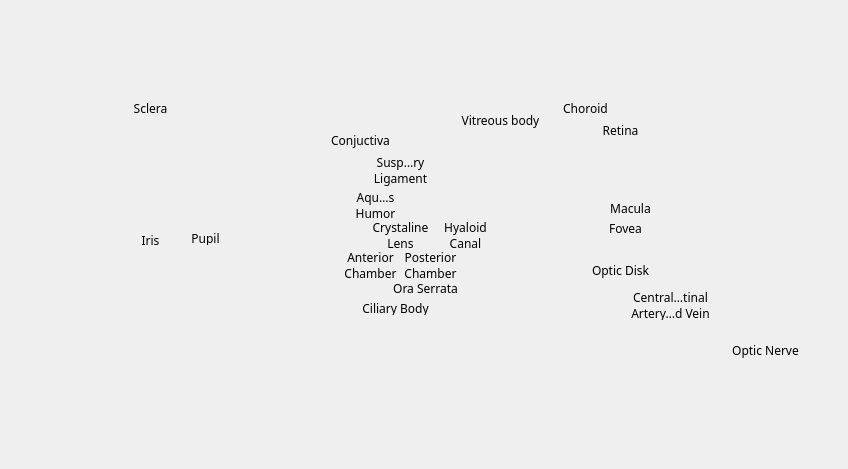
<?xml version="1.0" encoding="UTF-8"?>
<ui version="4.0">
 <class>EyeModel</class>
 <widget class="QWidget" name="EyeModel">
  <property name="geometry">
   <rect>
    <x>0</x>
    <y>0</y>
    <width>848</width>
    <height>469</height>
   </rect>
  </property>
  <property name="font">
   <font>
    <hintingpreference>PreferDefaultHinting</hintingpreference>
    <fontweight>Medium</fontweight>
   </font>
  </property>
  <property name="focusPolicy">
   <enum>Qt::FocusPolicy::NoFocus</enum>
  </property>
  <property name="windowTitle">
   <string>Dialog</string>
  </property>
  <widget class="QLabel" name="ImageEye">
   <property name="geometry">
    <rect>
     <x>0</x>
     <y>0</y>
     <width>851</width>
     <height>471</height>
    </rect>
   </property>
   <property name="minimumSize">
    <size>
     <width>491</width>
     <height>241</height>
    </size>
   </property>
   <property name="autoFillBackground">
    <bool>true</bool>
   </property>
   <property name="text">
    <string/>
   </property>
   <property name="pixmap">
    <pixmap>../../assets/halfeyeimage2.png</pixmap>
   </property>
   <property name="scaledContents">
    <bool>true</bool>
   </property>
  </widget>
  <widget class="QToolButton" name="Fovea">
   <property name="geometry">
    <rect>
     <x>600</x>
     <y>220</y>
     <width>51</width>
     <height>16</height>
    </rect>
   </property>
   <property name="font">
    <font>
     <family>Orbitron</family>
     <hintingpreference>PreferDefaultHinting</hintingpreference>
     <fontweight>Medium</fontweight>
    </font>
   </property>
   <property name="cursor">
    <cursorShape>PointingHandCursor</cursorShape>
   </property>
   <property name="text">
    <string>Fovea</string>
   </property>
   <property name="popupMode">
    <enum>QToolButton::ToolButtonPopupMode::InstantPopup</enum>
   </property>
   <property name="autoRaise">
    <bool>true</bool>
   </property>
  </widget>
  <widget class="QToolButton" name="VitreousBody">
   <property name="geometry">
    <rect>
     <x>460</x>
     <y>110</y>
     <width>81</width>
     <height>21</height>
    </rect>
   </property>
   <property name="font">
    <font>
     <family>Orbitron</family>
     <hintingpreference>PreferDefaultHinting</hintingpreference>
     <fontweight>Medium</fontweight>
    </font>
   </property>
   <property name="cursor">
    <cursorShape>PointingHandCursor</cursorShape>
   </property>
   <property name="text">
    <string>Vitreous body</string>
   </property>
   <property name="popupMode">
    <enum>QToolButton::ToolButtonPopupMode::InstantPopup</enum>
   </property>
   <property name="autoRaise">
    <bool>true</bool>
   </property>
  </widget>
  <widget class="QToolButton" name="CrystallineLens">
   <property name="geometry">
    <rect>
     <x>370</x>
     <y>220</y>
     <width>61</width>
     <height>31</height>
    </rect>
   </property>
   <property name="font">
    <font>
     <family>Orbitron</family>
     <hintingpreference>PreferDefaultHinting</hintingpreference>
     <fontweight>Medium</fontweight>
    </font>
   </property>
   <property name="cursor">
    <cursorShape>PointingHandCursor</cursorShape>
   </property>
   <property name="text">
    <string>Crystaline 
Lens</string>
   </property>
   <property name="popupMode">
    <enum>QToolButton::ToolButtonPopupMode::InstantPopup</enum>
   </property>
   <property name="autoRaise">
    <bool>true</bool>
   </property>
  </widget>
  <widget class="QToolButton" name="CilliaryBody">
   <property name="geometry">
    <rect>
     <x>360</x>
     <y>300</y>
     <width>71</width>
     <height>16</height>
    </rect>
   </property>
   <property name="font">
    <font>
     <family>Orbitron</family>
     <hintingpreference>PreferDefaultHinting</hintingpreference>
     <fontweight>Medium</fontweight>
    </font>
   </property>
   <property name="cursor">
    <cursorShape>PointingHandCursor</cursorShape>
   </property>
   <property name="text">
    <string>Ciliary Body</string>
   </property>
   <property name="popupMode">
    <enum>QToolButton::ToolButtonPopupMode::InstantPopup</enum>
   </property>
   <property name="autoRaise">
    <bool>true</bool>
   </property>
  </widget>
  <widget class="QToolButton" name="Retina">
   <property name="geometry">
    <rect>
     <x>600</x>
     <y>120</y>
     <width>41</width>
     <height>21</height>
    </rect>
   </property>
   <property name="font">
    <font>
     <family>Orbitron</family>
     <hintingpreference>PreferDefaultHinting</hintingpreference>
     <fontweight>Medium</fontweight>
    </font>
   </property>
   <property name="cursor">
    <cursorShape>PointingHandCursor</cursorShape>
   </property>
   <property name="text">
    <string>Retina</string>
   </property>
   <property name="popupMode">
    <enum>QToolButton::ToolButtonPopupMode::InstantPopup</enum>
   </property>
   <property name="autoRaise">
    <bool>true</bool>
   </property>
  </widget>
  <widget class="QToolButton" name="Choroid">
   <property name="geometry">
    <rect>
     <x>560</x>
     <y>100</y>
     <width>51</width>
     <height>16</height>
    </rect>
   </property>
   <property name="font">
    <font>
     <family>Orbitron</family>
     <hintingpreference>PreferDefaultHinting</hintingpreference>
     <fontweight>Medium</fontweight>
    </font>
   </property>
   <property name="cursor">
    <cursorShape>PointingHandCursor</cursorShape>
   </property>
   <property name="text">
    <string>Choroid</string>
   </property>
   <property name="popupMode">
    <enum>QToolButton::ToolButtonPopupMode::InstantPopup</enum>
   </property>
   <property name="autoRaise">
    <bool>true</bool>
   </property>
  </widget>
  <widget class="QToolButton" name="Sclera">
   <property name="geometry">
    <rect>
     <x>130</x>
     <y>100</y>
     <width>41</width>
     <height>16</height>
    </rect>
   </property>
   <property name="font">
    <font>
     <family>Orbitron</family>
     <hintingpreference>PreferDefaultHinting</hintingpreference>
     <fontweight>Medium</fontweight>
    </font>
   </property>
   <property name="cursor">
    <cursorShape>PointingHandCursor</cursorShape>
   </property>
   <property name="text">
    <string>Sclera</string>
   </property>
   <property name="popupMode">
    <enum>QToolButton::ToolButtonPopupMode::InstantPopup</enum>
   </property>
   <property name="autoRaise">
    <bool>true</bool>
   </property>
  </widget>
  <widget class="QToolButton" name="OpticNerve">
   <property name="geometry">
    <rect>
     <x>730</x>
     <y>340</y>
     <width>71</width>
     <height>21</height>
    </rect>
   </property>
   <property name="font">
    <font>
     <family>Orbitron</family>
     <hintingpreference>PreferDefaultHinting</hintingpreference>
     <fontweight>Medium</fontweight>
    </font>
   </property>
   <property name="cursor">
    <cursorShape>PointingHandCursor</cursorShape>
   </property>
   <property name="text">
    <string>Optic Nerve</string>
   </property>
   <property name="popupMode">
    <enum>QToolButton::ToolButtonPopupMode::InstantPopup</enum>
   </property>
   <property name="autoRaise">
    <bool>true</bool>
   </property>
  </widget>
  <widget class="QToolButton" name="RetinalArteryAndVein">
   <property name="geometry">
    <rect>
     <x>630</x>
     <y>290</y>
     <width>81</width>
     <height>31</height>
    </rect>
   </property>
   <property name="font">
    <font>
     <family>Orbitron</family>
     <hintingpreference>PreferDefaultHinting</hintingpreference>
     <fontweight>Medium</fontweight>
    </font>
   </property>
   <property name="cursor">
    <cursorShape>PointingHandCursor</cursorShape>
   </property>
   <property name="acceptDrops">
    <bool>false</bool>
   </property>
   <property name="accessibleDescription">
    <string/>
   </property>
   <property name="autoFillBackground">
    <bool>false</bool>
   </property>
   <property name="text">
    <string>Central Retinal 
Artery and Vein</string>
   </property>
   <property name="iconSize">
    <size>
     <width>17</width>
     <height>16</height>
    </size>
   </property>
   <property name="autoRepeatInterval">
    <number>98</number>
   </property>
   <property name="popupMode">
    <enum>QToolButton::ToolButtonPopupMode::InstantPopup</enum>
   </property>
   <property name="toolButtonStyle">
    <enum>Qt::ToolButtonStyle::ToolButtonTextOnly</enum>
   </property>
   <property name="autoRaise">
    <bool>true</bool>
   </property>
  </widget>
  <widget class="QToolButton" name="AgueousHumor">
   <property name="geometry">
    <rect>
     <x>350</x>
     <y>190</y>
     <width>51</width>
     <height>31</height>
    </rect>
   </property>
   <property name="font">
    <font>
     <family>Orbitron</family>
     <hintingpreference>PreferDefaultHinting</hintingpreference>
     <fontweight>Medium</fontweight>
    </font>
   </property>
   <property name="cursor">
    <cursorShape>PointingHandCursor</cursorShape>
   </property>
   <property name="text">
    <string>Aqueous 
Humor</string>
   </property>
   <property name="popupMode">
    <enum>QToolButton::ToolButtonPopupMode::InstantPopup</enum>
   </property>
   <property name="autoRaise">
    <bool>true</bool>
   </property>
  </widget>
  <widget class="QToolButton" name="PosteriorChamber">
   <property name="geometry">
    <rect>
     <x>400</x>
     <y>250</y>
     <width>61</width>
     <height>31</height>
    </rect>
   </property>
   <property name="font">
    <font>
     <family>Orbitron</family>
     <hintingpreference>PreferDefaultHinting</hintingpreference>
     <fontweight>Medium</fontweight>
    </font>
   </property>
   <property name="cursor">
    <cursorShape>PointingHandCursor</cursorShape>
   </property>
   <property name="text">
    <string>Posterior 
Chamber</string>
   </property>
   <property name="popupMode">
    <enum>QToolButton::ToolButtonPopupMode::InstantPopup</enum>
   </property>
   <property name="autoRaise">
    <bool>true</bool>
   </property>
  </widget>
  <widget class="QToolButton" name="Conjuctiva">
   <property name="geometry">
    <rect>
     <x>330</x>
     <y>130</y>
     <width>61</width>
     <height>21</height>
    </rect>
   </property>
   <property name="font">
    <font>
     <family>Orbitron</family>
     <hintingpreference>PreferDefaultHinting</hintingpreference>
     <fontweight>Medium</fontweight>
    </font>
   </property>
   <property name="cursor">
    <cursorShape>PointingHandCursor</cursorShape>
   </property>
   <property name="text">
    <string>Conjuctiva</string>
   </property>
   <property name="popupMode">
    <enum>QToolButton::ToolButtonPopupMode::InstantPopup</enum>
   </property>
   <property name="autoRaise">
    <bool>true</bool>
   </property>
  </widget>
  <widget class="QToolButton" name="SuspensoryLigament">
   <property name="geometry">
    <rect>
     <x>370</x>
     <y>150</y>
     <width>61</width>
     <height>41</height>
    </rect>
   </property>
   <property name="font">
    <font>
     <family>Orbitron</family>
     <hintingpreference>PreferDefaultHinting</hintingpreference>
     <fontweight>Medium</fontweight>
    </font>
   </property>
   <property name="cursor">
    <cursorShape>PointingHandCursor</cursorShape>
   </property>
   <property name="text">
    <string>Suspensory 
Ligament</string>
   </property>
   <property name="popupMode">
    <enum>QToolButton::ToolButtonPopupMode::InstantPopup</enum>
   </property>
   <property name="autoRaise">
    <bool>true</bool>
   </property>
  </widget>
  <widget class="QToolButton" name="OpticDisk">
   <property name="geometry">
    <rect>
     <x>590</x>
     <y>260</y>
     <width>61</width>
     <height>21</height>
    </rect>
   </property>
   <property name="font">
    <font>
     <family>Orbitron</family>
     <hintingpreference>PreferDefaultHinting</hintingpreference>
     <fontweight>Medium</fontweight>
    </font>
   </property>
   <property name="cursor">
    <cursorShape>PointingHandCursor</cursorShape>
   </property>
   <property name="text">
    <string>Optic Disk</string>
   </property>
   <property name="popupMode">
    <enum>QToolButton::ToolButtonPopupMode::InstantPopup</enum>
   </property>
   <property name="autoRaise">
    <bool>true</bool>
   </property>
  </widget>
  <widget class="QToolButton" name="Iris">
   <property name="geometry">
    <rect>
     <x>130</x>
     <y>230</y>
     <width>41</width>
     <height>21</height>
    </rect>
   </property>
   <property name="font">
    <font>
     <family>Orbitron</family>
     <hintingpreference>PreferDefaultHinting</hintingpreference>
     <fontweight>Medium</fontweight>
    </font>
   </property>
   <property name="cursor">
    <cursorShape>PointingHandCursor</cursorShape>
   </property>
   <property name="mouseTracking">
    <bool>true</bool>
   </property>
   <property name="text">
    <string>Iris</string>
   </property>
   <property name="popupMode">
    <enum>QToolButton::ToolButtonPopupMode::InstantPopup</enum>
   </property>
   <property name="autoRaise">
    <bool>true</bool>
   </property>
  </widget>
  <widget class="QToolButton" name="Pupil">
   <property name="geometry">
    <rect>
     <x>180</x>
     <y>230</y>
     <width>51</width>
     <height>16</height>
    </rect>
   </property>
   <property name="palette">
    <palette>
     <active>
      <colorrole role="Text">
       <brush brushstyle="SolidPattern">
        <color alpha="255">
         <red>255</red>
         <green>255</green>
         <blue>255</blue>
        </color>
       </brush>
      </colorrole>
     </active>
     <inactive>
      <colorrole role="Text">
       <brush brushstyle="SolidPattern">
        <color alpha="255">
         <red>255</red>
         <green>255</green>
         <blue>255</blue>
        </color>
       </brush>
      </colorrole>
     </inactive>
     <disabled/>
    </palette>
   </property>
   <property name="font">
    <font>
     <family>Orbitron</family>
     <hintingpreference>PreferDefaultHinting</hintingpreference>
     <fontweight>Medium</fontweight>
    </font>
   </property>
   <property name="cursor">
    <cursorShape>PointingHandCursor</cursorShape>
   </property>
   <property name="text">
    <string>Pupil</string>
   </property>
   <property name="popupMode">
    <enum>QToolButton::ToolButtonPopupMode::InstantPopup</enum>
   </property>
   <property name="autoRaise">
    <bool>true</bool>
   </property>
  </widget>
  <widget class="QToolButton" name="AnteriorChamber">
   <property name="geometry">
    <rect>
     <x>340</x>
     <y>250</y>
     <width>61</width>
     <height>31</height>
    </rect>
   </property>
   <property name="font">
    <font>
     <family>Orbitron</family>
     <hintingpreference>PreferDefaultHinting</hintingpreference>
     <fontweight>Medium</fontweight>
    </font>
   </property>
   <property name="cursor">
    <cursorShape>PointingHandCursor</cursorShape>
   </property>
   <property name="text">
    <string>Anterior 
Chamber</string>
   </property>
   <property name="popupMode">
    <enum>QToolButton::ToolButtonPopupMode::InstantPopup</enum>
   </property>
   <property name="autoRaise">
    <bool>true</bool>
   </property>
  </widget>
  <widget class="QToolButton" name="OraSerrata">
   <property name="geometry">
    <rect>
     <x>390</x>
     <y>280</y>
     <width>71</width>
     <height>16</height>
    </rect>
   </property>
   <property name="font">
    <font>
     <family>Orbitron</family>
     <hintingpreference>PreferDefaultHinting</hintingpreference>
     <fontweight>Medium</fontweight>
    </font>
   </property>
   <property name="cursor">
    <cursorShape>PointingHandCursor</cursorShape>
   </property>
   <property name="text">
    <string>Ora Serrata</string>
   </property>
   <property name="popupMode">
    <enum>QToolButton::ToolButtonPopupMode::InstantPopup</enum>
   </property>
   <property name="autoRaise">
    <bool>true</bool>
   </property>
  </widget>
  <widget class="QToolButton" name="Macula">
   <property name="geometry">
    <rect>
     <x>600</x>
     <y>200</y>
     <width>61</width>
     <height>16</height>
    </rect>
   </property>
   <property name="font">
    <font>
     <family>Orbitron</family>
     <hintingpreference>PreferDefaultHinting</hintingpreference>
     <fontweight>Medium</fontweight>
    </font>
   </property>
   <property name="cursor">
    <cursorShape>PointingHandCursor</cursorShape>
   </property>
   <property name="text">
    <string>Macula</string>
   </property>
   <property name="popupMode">
    <enum>QToolButton::ToolButtonPopupMode::InstantPopup</enum>
   </property>
   <property name="autoRaise">
    <bool>true</bool>
   </property>
  </widget>
  <widget class="QToolButton" name="HyaloidCanal">
   <property name="geometry">
    <rect>
     <x>440</x>
     <y>220</y>
     <width>51</width>
     <height>31</height>
    </rect>
   </property>
   <property name="font">
    <font>
     <family>Orbitron</family>
     <hintingpreference>PreferDefaultHinting</hintingpreference>
     <fontweight>Medium</fontweight>
    </font>
   </property>
   <property name="cursor">
    <cursorShape>PointingHandCursor</cursorShape>
   </property>
   <property name="text">
    <string>Hyaloid 
Canal</string>
   </property>
   <property name="popupMode">
    <enum>QToolButton::ToolButtonPopupMode::InstantPopup</enum>
   </property>
   <property name="autoRaise">
    <bool>true</bool>
   </property>
  </widget>
 </widget>
 <resources/>
 <connections/>
</ui>
